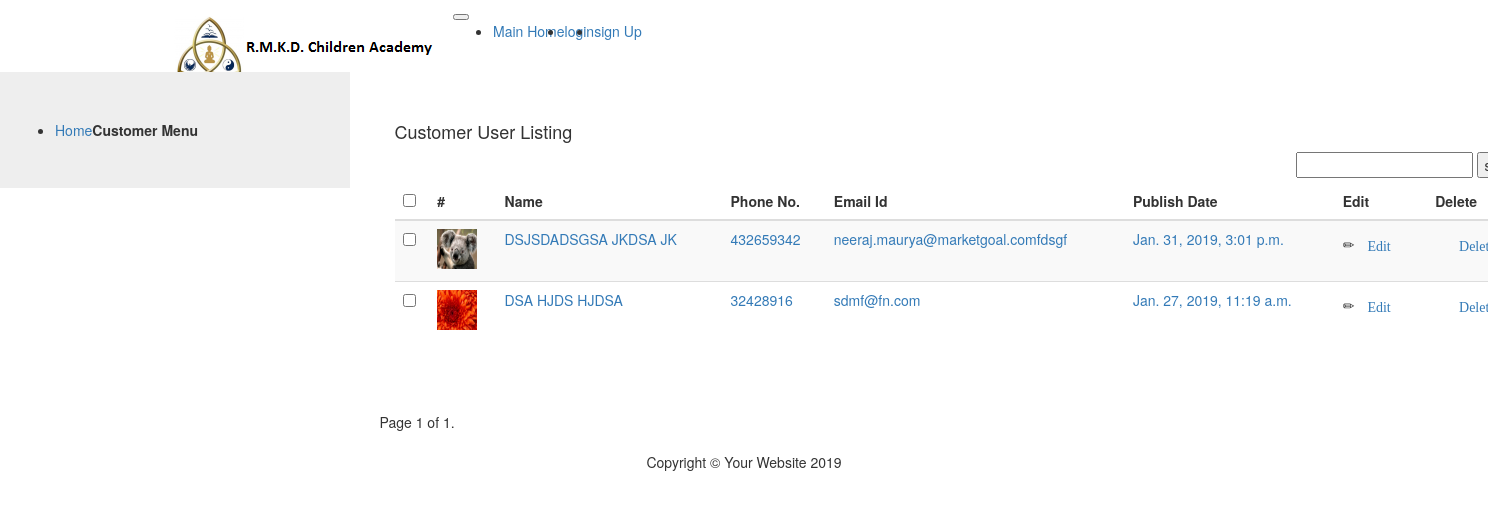
/customers/auth/, run on the app's committed database.
### customers/customerauth/models.py (models this page shows, shortened)
class Customers(models.Model):
    fname = models.CharField(max_length=15)
    mname = models.CharField(max_length=15)
    lname = models.CharField(max_length=15)
    phone = models.PositiveIntegerField()
    email = models.EmailField(max_length=254, blank=False, unique=True, validators=[validate_email])
    address = models.TextField(blank=True, max_length=200)
    image = models.ImageField(blank=True,upload_to='images/')
    username=models.CharField(max_length=20)
    password=models.CharField(max_length=20)
    confirm_password=models.CharField(max_length=20)
    created = models.DateTimeField(auto_now=True)
    updated = models.DateTimeField(auto_now=True)

### customers/customerauth/views.py (the view)
# urls.py: path('', views.list, name='list'),
def list(request):
        arguments = request.GET.get('q')
        if arguments:
                alldata =  Customers.objects.filter(fname__contains=arguments).all()
        else:
              alldata=  Customers.objects.all()
        paginator = Paginator(alldata, 2) # Show 25 contacts per page
        page = request.GET.get('page')
        pagination = paginator.get_page(page)
        return render(request, 'customerauth/list.html',{'alldata':alldata,'pagination':pagination})

### customers/customerauth/templates/customerauth/list.html (shortened to what this page needs)
{% extends 'base-customers.html' %}
{% load static %}
{% block content %}
<div class="container">
        <div class="row">
            <div class="col-md-12">
            <div class="table-responsive">
                    <br><br>
                    <h4>Customer User Listing</h4>
                    <form action="" method="GET" style="float: right;">
                        <input type="text" name="q" />
                        <button type="submit">search</button>
                    </form>
                    <p>&nbsp;</p>
                  <table id="mytable" class="table table-bordred table-striped">
                       <thead>
                       <th><input type="checkbox" id="checkall" /></th>
                       <th>#</th>
                       <th>Name</th>
                        <th>Phone No.</th>
                         <th>Email Id</th>
                         <th>Publish Date</th>
                          <th>Edit</th>
                           <th>Delete</th>
                       </thead>
        <tbody>
            {% for customers in  alldata %}
     <tr>
        <td><input type="checkbox" class="checkthis" /></td>
        <td><img src="{{customers.image.url}}" height="40px" width="40px"></td>
        <td><a href="/customers/auth/detail/{{customers.id}}">{{customers.fname|upper}} {{customers.mname|upper}} {{customers.lname|upper}}</a></td>
        <td><a href="/customers/auth/detail/{{customers.id}}">{{customers.phone}}</a></td>
        <td><a href="/customers/auth/detail/{{customers.id}}">{{customers.email}}</a></td>
        <td><a href="/customers/auth/detail/{{customers.id}}">{{customers.created}}</a></td>
        <td><p data-placement="top" data-toggle="tooltip" title="Edit"><span class="glyphicon glyphicon-pencil"><a href="/customers/auth/edit/{{customers.id}}" style="text-color:#fff" class="btn">Edit</a></span></p></td>
        <td><p data-placement="top" data-toggle="tooltip" title="Delete"><span class="glyphicon glyphicon-trash"><a href="/customers/auth/delete/{{customers.id}}"  style="text-color:#fff" class="btn" onclick="return confirm('Are you sure you want to delete this?')">Delete</a></span></p></td>
        </tr>
        {% endfor %}
        </table>
    </div>
</div>
</div>
</div>
<div class="col-md-12 pagination">
        <p>&nbsp;</p>
    <span class="step-links">
        <span class="current">
            Page {{ pagination.number }} of {{ pagination.paginator.num_pages }}.
        </span>
    </span>
</div>
{% endblock %}

### data on the page
Customers: image (picture), fname "DSJSDADSGSA", mname "JKDSA", lname "JK", phone "432659342", email "neeraj.maurya@marketgoal.comfdsgf", created "Jan. 31, 2019, 3:01 p.m."
Customers: image (picture), fname "DSA", mname "HJDS", lname "HJDSA", phone "32428916", email "sdmf@fn.com", created "Jan. 27, 2019, 11:19 a.m."

### other printed values
{{ pagination.number }} "1"
{{ pagination.paginator.num_pages }} "1"
